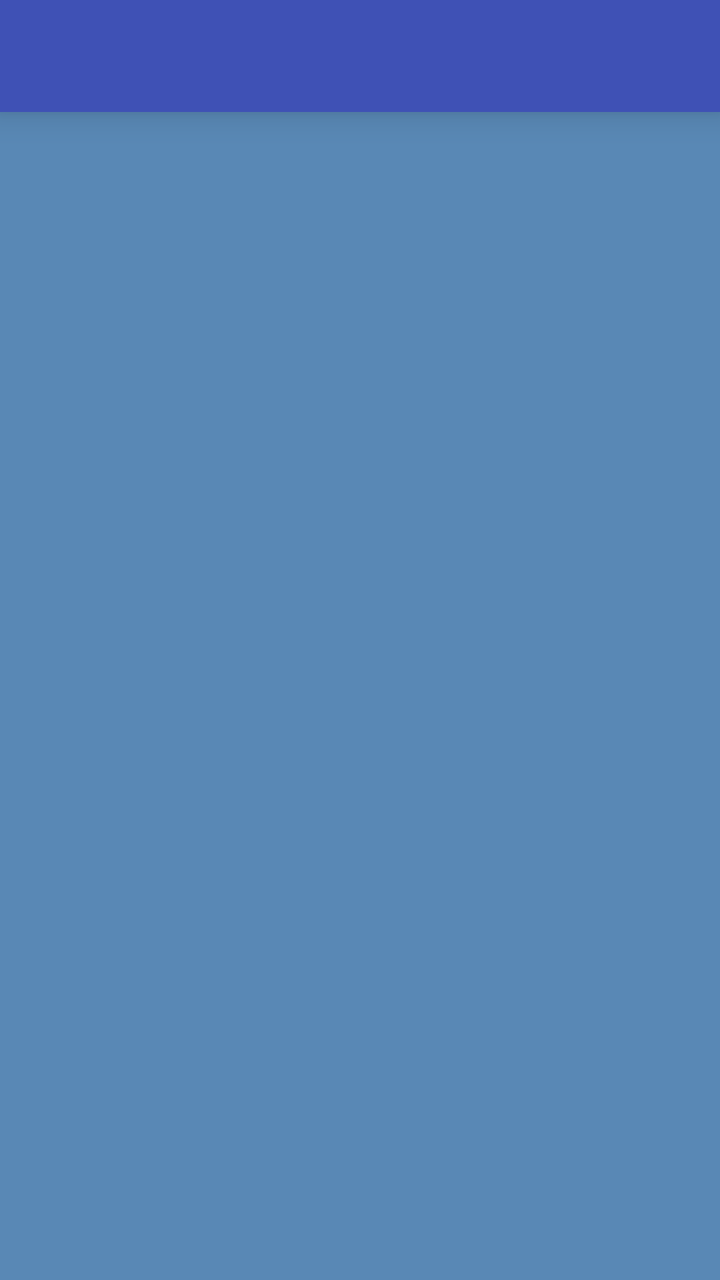
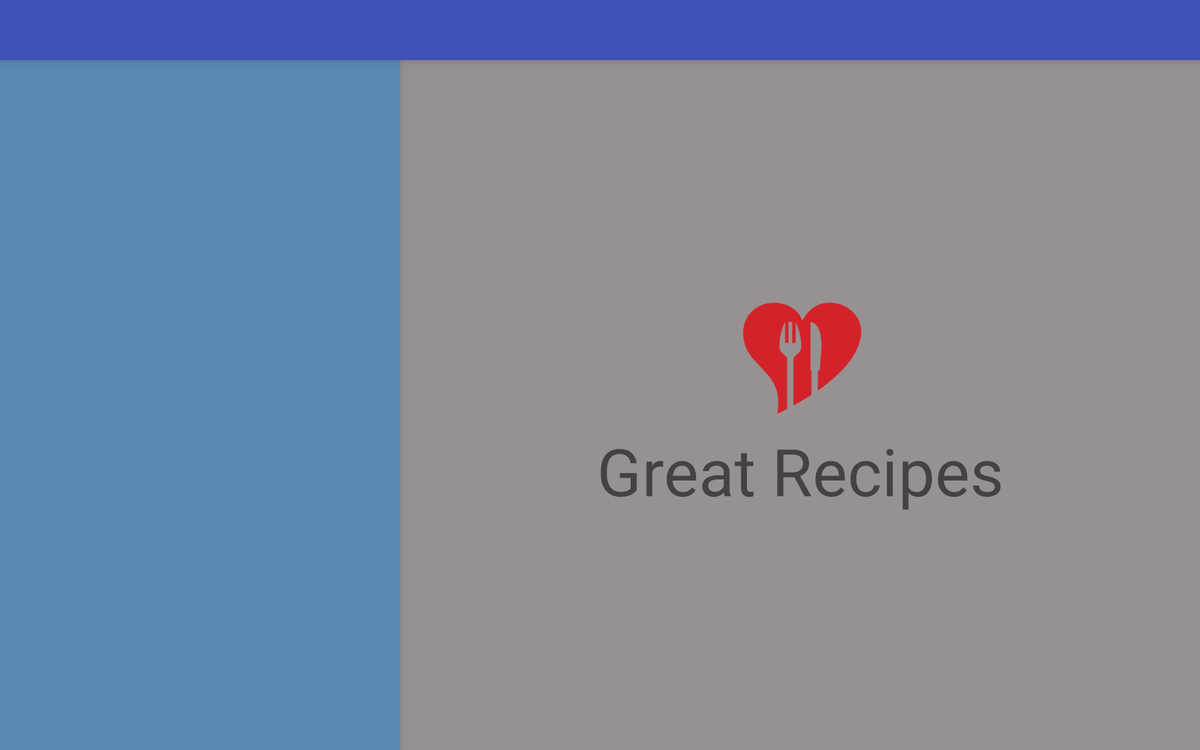

An Android layout and its configuration variant, each rendered on a device that would load it. The default file and the variant file are quoted in full after the pictures.
<!-- AndroidManifest.xml: application theme AppTheme -->
<!-- res/layout/activity_template.xml -->
<LinearLayout xmlns:android="http://schemas.android.com/apk/res/android"
    xmlns:tools="http://schemas.android.com/tools"
    android:id="@+id/layout_container"
    android:orientation="vertical"
    android:layout_width="match_parent"
    android:layout_height="match_parent"
    tools:context="com.hanoch.greatrecipes.view.MealPlannerActivity"
    android:background="@color/colorListContainerBackground">

    <include
        android:id="@+id/toolbar"
        layout="@layout/toolbar"/>

</LinearLayout>
<!-- res/layout/toolbar.xml (included above) -->
<?xml version="1.0" encoding="utf-8"?>
<android.support.v7.widget.Toolbar xmlns:android="http://schemas.android.com/apk/res/android"
    android:layout_width="match_parent"
    android:layout_height="wrap_content"
    android:background="@color/colorPrimary"
    android:elevation="10dp"
    android:theme="@style/ThemeOverlay.AppCompat.Dark"
    android:paddingEnd="3dp"
    android:paddingStart="3dp">

</android.support.v7.widget.Toolbar>
<!-- resources referenced by this layout -->
<resources>
  <color name="colorListContainerBackground">#5988b5</color>
  <color name="colorPrimary">#3F51B5</color>
  <style name="AppTheme" parent="Theme.AppCompat.Light.NoActionBar">
          
          <item name="colorPrimary">@color/colorPrimary</item>
          
          <item name="colorPrimaryDark">@color/colorPrimaryDark</item>
          
          <item name="colorAccent">@color/colorAccent</item>
  
          <item name="windowActionModeOverlay">true</item>
  
      </style>
  <color name="colorPrimaryDark">#303F9F</color>
  <color name="colorAccent">#FF4081</color>
</resources>
<!-- res/layout-sw720dp/activity_template.xml (the repository's variant of the layout above) -->
<!-- drawn on a large tablet held sideways -->
<?xml version="1.0" encoding="utf-8"?>
<LinearLayout xmlns:android="http://schemas.android.com/apk/res/android"
    android:layout_width="match_parent"
    android:layout_height="match_parent"
    android:orientation="vertical">

    <include
        android:id="@+id/toolbar"
        layout="@layout/toolbar"/>

    <LinearLayout
        android:orientation="horizontal"
        android:layout_width="match_parent"
        android:layout_height="match_parent">

        <FrameLayout
            android:id="@+id/layout_listContainer"
            android:layout_width="0dp"
            android:layout_height="match_parent"
            android:layout_gravity="center_vertical"
            android:layout_weight="1"
            android:background="@color/colorListContainerBackground"
            android:elevation="10dp" />

        <FrameLayout
            android:id="@+id/layout_detailsContainer"
            android:layout_width="0dp"
            android:layout_height="match_parent"
            android:layout_gravity="center_vertical"
            android:layout_weight="2"
            android:background="@color/colorDetailsContainerBackground" >

            <LinearLayout
                android:orientation="vertical"
                android:layout_width="wrap_content"
                android:layout_height="wrap_content"
                android:layout_gravity="center"
                android:id="@+id/layout_logo">

                <ImageView
                    android:layout_width="match_parent"
                    android:layout_height="130dp"
                    android:src="@drawable/app_logo"
                    android:layout_marginBottom="10dp" />

                <TextView
                    android:layout_width="match_parent"
                    android:layout_height="wrap_content"
                    android:text="Great Recipes"
                    android:id="@+id/textView_greatRecipes"
                    android:textSize="70sp"
                    android:gravity="center" />

            </LinearLayout>

        </FrameLayout>

    </LinearLayout>

</LinearLayout>
<!-- resources referenced by the variant -->
<!-- as a large tablet held sideways resolves them -->
<resources>
  <color name="colorDetailsContainerBackground">#989191</color>
  <color name="colorListContainerBackground">#5988b5</color>
  <color name="colorPrimary">#3F51B5</color>
  <!-- drawable app_logo: png bitmap (drawable, 7815 bytes) -->
  <style name="AppTheme" parent="Theme.AppCompat.Light.NoActionBar">
          
          <item name="colorPrimary">@color/colorPrimary</item>
          
          <item name="colorPrimaryDark">@color/colorPrimaryDark</item>
          
          <item name="colorAccent">@color/colorAccent</item>
  
          <item name="windowActionModeOverlay">true</item>
  
      </style>
  <color name="colorPrimaryDark">#303F9F</color>
  <color name="colorAccent">#FF4081</color>
</resources>
